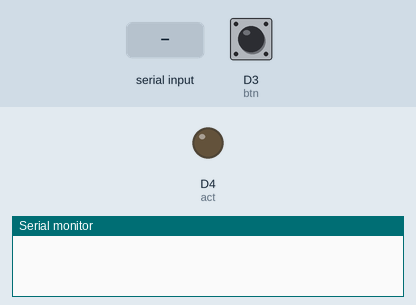
The sketch below on a simulated ESP8266 (NodeMCU). Shown: output pins drawn as LEDs (lit = HIGH), the last lines printed to the serial monitor. The inputs (shaded band) are chosen by the test bench; at power-on: D3 (btn) HIGH.

Above: at 1.2 s.
1.3 s: "1" received over the second serial link
At 1.7 s:
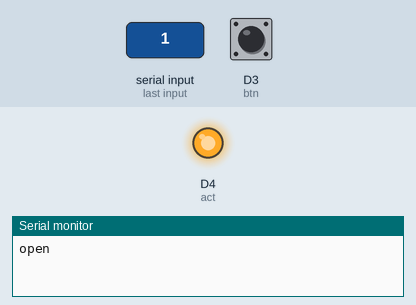
Timing chart, 0 to 5.8 s (numbered marks = the images above; inputs shaded):
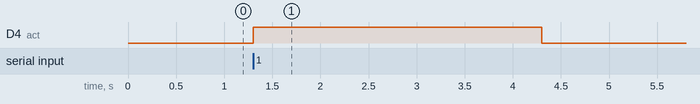

The sketch:

BUTTON.ino
```cpp
#include <SoftwareSerial.h>

SoftwareSerial BT(9, 10);

#define btn D3
#define act D4

void setup() {
  Serial.begin(9600);
  BT.begin(9600);
  // put your setup code here, to run once:
  pinMode(btn, INPUT_PULLUP);
  pinMode(act, OUTPUT);
}

long time_var = 0;
bool a_state = false;
bool state = 1;

void loop() {
  time_var = millis();
  if(time_var > 40000) time_var = 2000;
  // put your main code here, to run repeatedly:
  if (digitalRead(btn) == LOW && time_var % 1000 == 0)
    BT.write("closed\n");

  if (BT.available() && BT.read() == 49)
  {
    Serial.println("open");
    digitalWrite(act, HIGH);
    delay(3000);
    digitalWrite(act, LOW);
  }

  state = digitalRead(btn);
}
```

Measured:
- after the input at 1.3 s, D4 (act): LOW → HIGH at once, → LOW 3.0 s later
